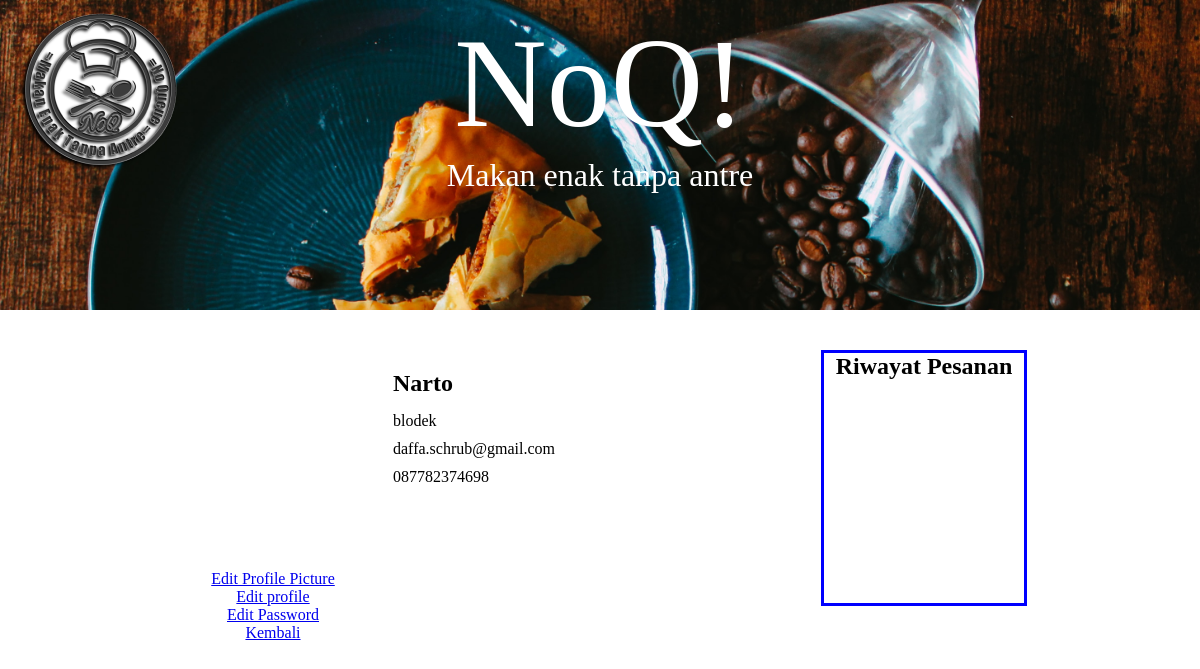
The app's page /profile.php (signed in) with its own data.
### tables this page shows
CREATE TABLE `users` (
  `id` int(11) NOT NULL,
  `nama` varchar(64) NOT NULL,
  `username` varchar(64) NOT NULL,
  `email` varchar(64) NOT NULL,
  `password` varchar(64) NOT NULL,
  `no_hp` varchar(15) NOT NULL,
  `user_image` varchar(255) NOT NULL
);

### profile.php (the view, shortened to what this page needs)
<?php include('server.php');
  $user = $_SESSION['username'];
  $query = mysqli_query($db, "select username,nama,email,no_hp,user_image from users where username='$user'");
  $user = mysqli_fetch_assoc($query);
  $res_img = "user_images/".$user['user_image'];
  $username = $user['username'];
  $email = $user['email'];
  $nama = $user['nama'];
  $no_hp = $user['no_hp'];
?>
<!DOCTYPE html>
<html lang="en">
  <head>
    <link rel="stylesheet" href="style.css" />
  </head>
  <body>
    <header class="header" style="background-image: url(./admin/images/cover-resto.jpeg)">
      <a href="./homepage.php">
        <img
          style="position: absolute; top: 0px; left: 0px"
          src="./admin/images/logo.png"
          alt="logo"
        />
      </a>
      <div class="center">
        <span class="judul">NoQ!</span>
        <br />
        <span class="motto">Makan enak tanpa antre</span>
      </div>
    </header>
    <div class="profile-container">
      <div class="image-biodata-container">
        <div class="edit-profile">
          <div class="profile-image" style="background-image: url('<?php echo $res_img;?>');">
          </div>
          <a href="./image_profile_edit.php">Edit Profile Picture</a>
          <a href="./profile_edit.php">Edit profile</a>
          <a href="./pass_edit.php">Edit Password </a>
          <a href="./homepage.php">Kembali</a>
        </div>
        <div class="biodata">
            <h2><?php echo $nama; ?></h2>
            <p><?php echo $username; ?></p>
            <p><?php echo $email; ?></p>
            <p><?php echo $no_hp; ?></p>
        </div>
      </div>
      <div class="riwayat-pemesanan">
        <h2>Riwayat Pesanan</h2>
      </div>
    </div>
  </body>
</html>

### style.css (style rules this page uses)
body { margin: 0; height: 100%; }
p, h1, h2, h3, h4, h5, h6 { margin: 0px; }
.header { background-image: url("./images/cover-resto.jpeg"); background-size: cover; height: 300px; padding-top: 10px; }
.center { text-align: center; }
.center > span { color: white; }
.judul { font-size: 8rem; }
.motto { font-size: 2rem; }
.profile-container { display: flex; flex-direction: row; justify-content: space-around; }
.image-biodata-container { display: flex; flex-direction: row; align-content: flex-start; margin-top: 60px; margin-left: 40px; }
.edit-profile { display: flex; flex-direction: column; align-items: center; margin-right: 20px; }
.profile-image { height: 200px; width: 200px; border-radius: 50%; background-image: url("./images/profile-picture.png"); background-size: cover; }
.biodata { display: flex; flex-direction: column; }
.biodata > h2 { margin-bottom: 15px; }
.biodata > p { margin: 0px; margin-bottom: 10px; }
.riwayat-pemesanan { height: 250px; width: 200px; border: blue solid; margin-top: 40px; margin-right: 40px; }
.riwayat-pemesanan > h2 { text-align: center; }

### records on screen
users: nama "Narto", username "blodek", email "daffa.schrub@gmail.com", no_hp "087782374698"
